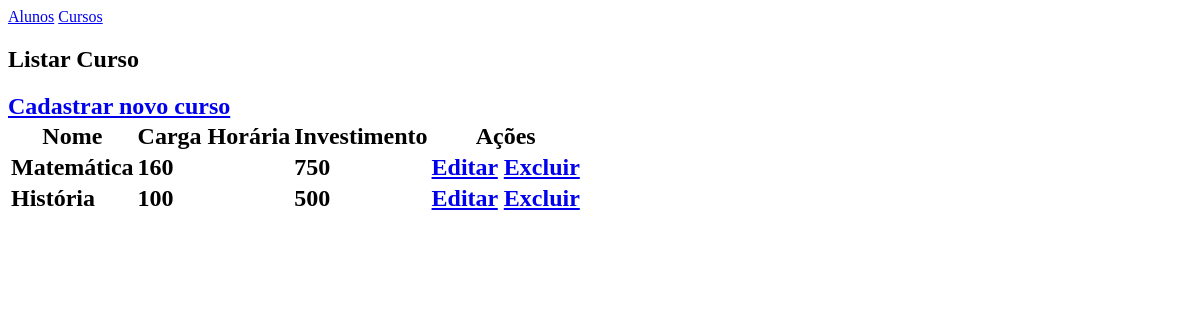
The app's page /teste/listar_cursos, older data.
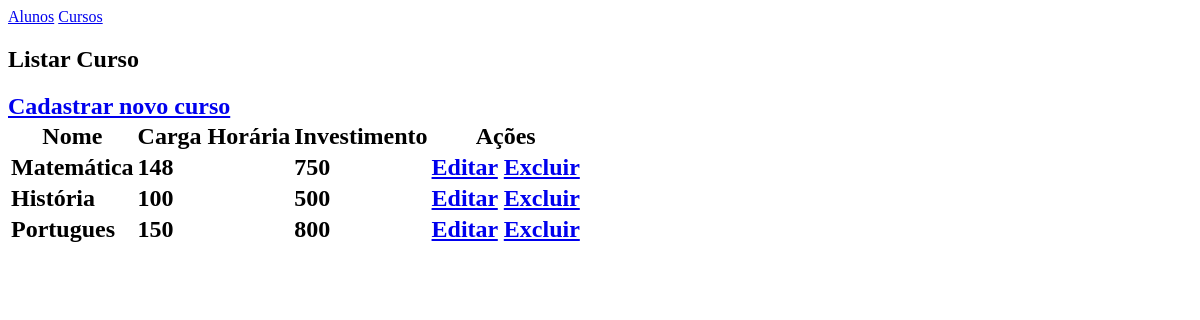
The same page, newer data.
### teste/models.py (models this page shows, shortened)
class Curso(models.Model):
    nome_curso = models.CharField(max_length=200, null=False)
    carga_horaria = models.CharField(max_length=8, null=False)
    investimento = models.CharField(max_length=20, null=False)

### teste/views.py (the view)
# urls.py: path('listar_cursos', views.listarCurso, name='listar_cursos'),
def listarCurso(request):
    cursos = Curso.objects.all()
    return render(request, 'listar_curso.html', {'cursos': cursos})

### teste/templates/listar_curso.html
{% extends 'base.html' %}
{% block content %}
    <h2>Listar Curso<h2>
        <a href="{% url 'incluir_curso' %}">Cadastrar novo curso</a>
    <table>
        <thead>
            <tr>
                <th>Nome</th>
                <th>Carga Horária</th>
                <th>Investimento</th>
                <th>Ações</th>
            </tr>
        </thead>
        <tbody>
            {% for a in cursos %}
                <tr>
                    <td>{{a.nome_curso}}</td>
                    <td>{{a.carga_horaria}}</td>
                    <td>{{a.investimento}}</td>
                    <td>
                        <a href="{% url 'editar_curso' a.id %}">Editar</a>
                        <a href="{% url 'excluir_curso' a.id %}">Excluir</a>
                    </td>
                </tr>
            {% endfor %}
        </tbody>
    </table>
{% endblock %}

### templates/base.html (shortened to what this page needs)
<!DOCTYPE html>
<html lang="en">
<head>
</head>
<body>
    <a href="{% url 'listar_alunos' %}">Alunos</a>
    <a href="{% url 'listar_cursos' %}">Cursos</a>
    {%block content %}
    {% endblock %}
</body>
</html>

Row changes from the older to the newer data that the page shows:
changed Curso "Matemática": carga_horaria "160" → "148"
added Curso: nome_curso "Portugues", carga_horaria "150", investimento "800"
